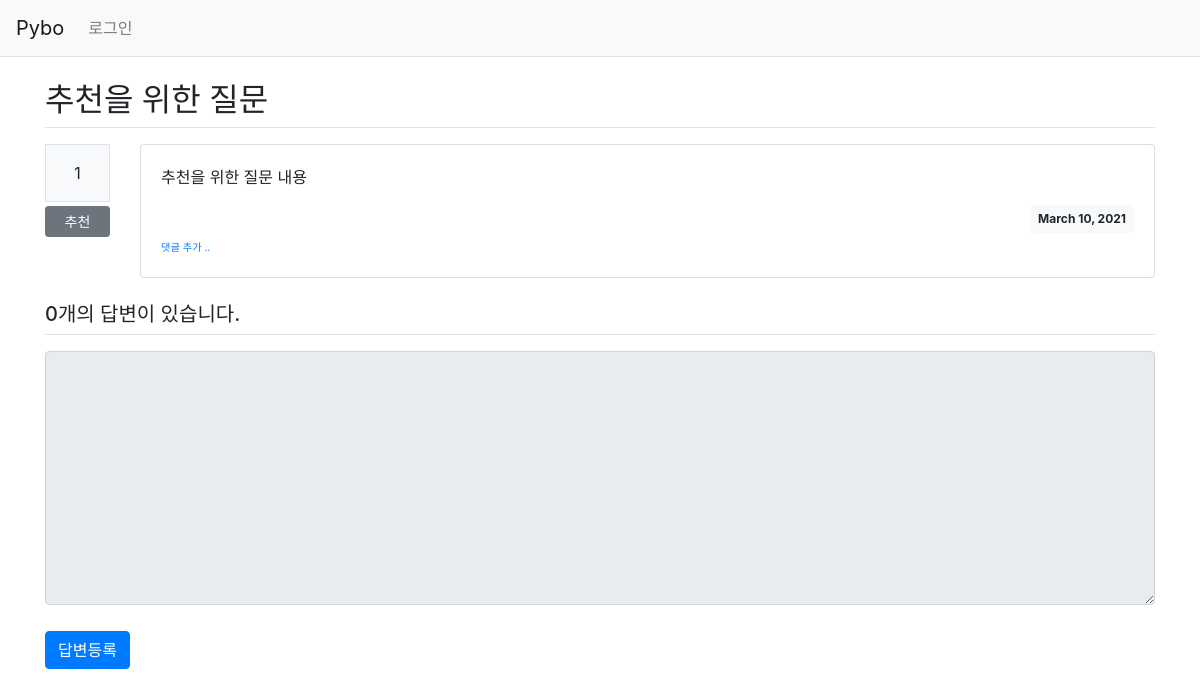
The page /pybo/308/ on the database as committed earlier.
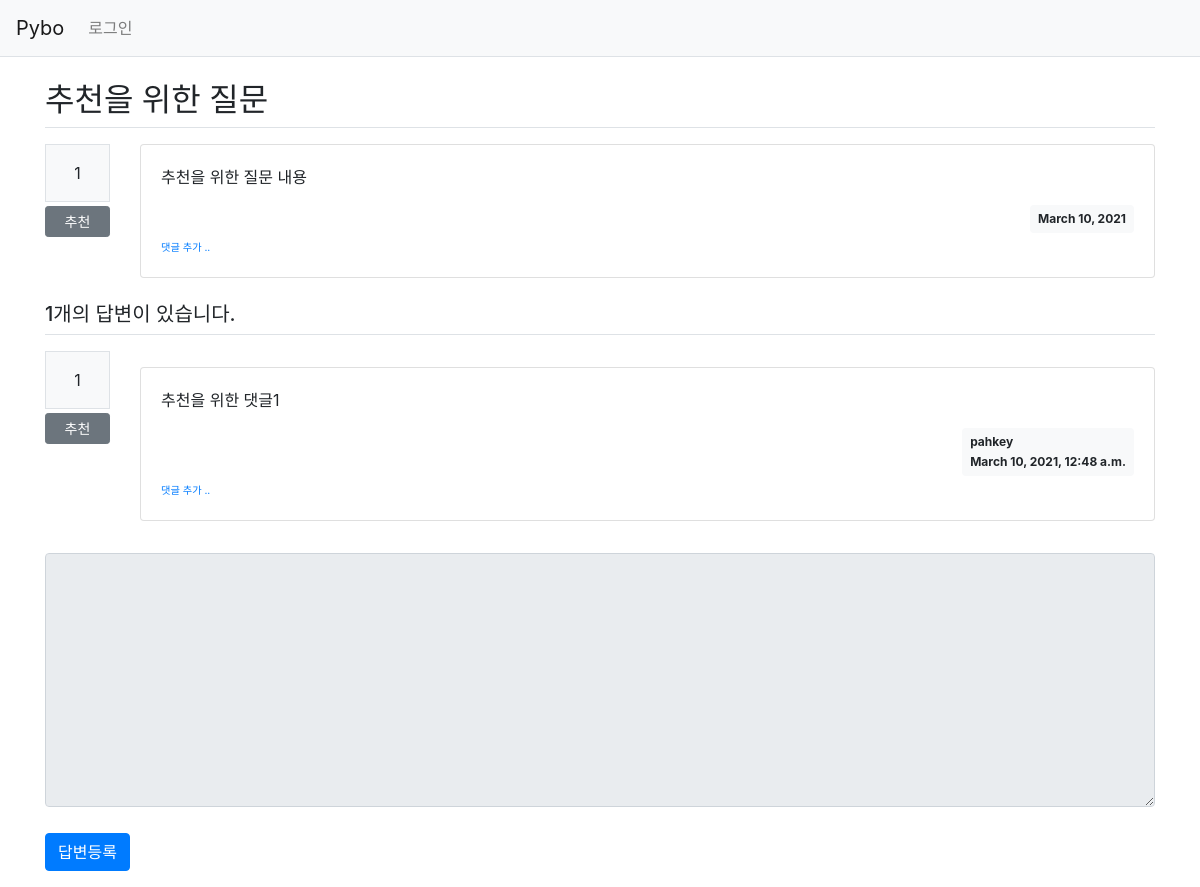
The same page on the database as committed later.
### pybo/models.py (models this page shows, shortened)
class Question(models.Model):
  author = models.ForeignKey(User, on_delete=models.CASCADE, related_name='author_question')
  subject = models.CharField(max_length=200)
  content = models.TextField()
  create_date = models.DateField()
  modify_date = models.DateTimeField(null=True, blank=True)
  voter = models.ManyToManyField(User, related_name='voter_question')

class Answer(models.Model):
  author = models.ForeignKey(User, on_delete=models.CASCADE, related_name='author_answer')
  question = models.ForeignKey(Question, on_delete=models.CASCADE)
  content = models.TextField()
  create_date = models.DateTimeField()
  modify_date = models.DateTimeField(null=True, blank=True)
  voter = models.ManyToManyField(User, related_name='voter_answer')

### pybo/views/base_views.py (the view)
# urls.py: path('<int:question_id>/', base_views.detail, name='detail'),
def detail(request, question_id):
  question = get_object_or_404(Question, pk=question_id)
  context = { 'question': question }
  return render(request, 'pybo/question_detail.html', context)

### pybo/templatetags/pybo_filter.py (called while the page is built)
@register.filter()
def mark(value):
    extensions = ["nl2br", "fenced_code"]
    return mark_safe(markdown.markdown(value, extensions=extensions))

### templates/pybo/question_detail.html (shortened to what this page needs)
{% extends 'base.html' %}
{% load pybo_filter %}
{% block content %}
<div class="container my-3">
    <h2 class="border-bottom py-2">{{ question.subject }}</h2>
    <div class="row my-3">
        <div class="col-1">
            <div class="bg-light text-center p-3 border font-weight-bolder mb-1">{{question.voter.count}}</div>
            <a href="{% url 'pybo:vote_question' question.id %}"
               class="recommend btn btn-sm btn-secondary btn-block my-1">추천</a>
        </div>
        <div class="col-11">
            <div class="card">
                <div class="card-body">
                    <div class="card-text" style="white-space: pre-line;">{{ question.content|mark }}</div>
                    <div class="d-flex justify-content-end">
                        <div class="badge badge-light p-2">
                            {{ question.create_date }}
                        </div>
                    </div>
                    <div>
                        <a href="{% url 'pybo:comment_create_question' question.id  %}"
                        class="small"><small>댓글 추가 ..</small></a>
                    </div>
                </div>
            </div>
        </div>
    </div>
    <h5 class="border-bottom my-3 py-2">{{question.answer_set.count}}개의 답변이 있습니다.</h5>
    {% for answer in question.answer_set.all %}
    <div class="row my-3">
        <div class="col-1">
            <div class="bg-light text-center p-3 border font-weight-bolder mb-1">{{answer.voter.count}}</div>
            <a href="{% url 'pybo:vote_answer' answer.id  %}"
                class="recommend btn btn-sm btn-secondary btn-block my-1">추천</a>
        </div>
        <div class="col-11">
            <div class="card my-3">
                <div class="card-body">
                    <div class="card-text" style="white-space: pre-line;">{{ answer.content|mark }}</div>
                    <div class="d-flex justify-content-end">
                        <div class="badge badge-light p-2 text-left">
                            <div class="mb-2">{{ answer.author.username }}</div>
                            <div>
                                {{ answer.create_date }}
                            </div>
                        </div>
                    </div>
                    <div>
                        <a href="{% url 'pybo:comment_create_answer' answer.id  %}"
                        class="small"><small>댓글 추가 ..</small></a>
                    </div>
                </div>
            </div>
        </div>
    </div>
    {% endfor %}
    <form action="{% url 'pybo:answer_create' question.id %}" method="post" class="my-3">
        <div class="form-group">
            <textarea {% if not user.is_authenticated %}disabled{% endif %} name="content" id="content" class="form-control" rows="10"></textarea>
        </div>
        <input type="submit" value="답변등록" class="btn btn-primary">
    </form>
</div>
{% endblock %}

Rows that differ between the two databases and show on the page:
computed for Question "추천을 위한 질문": answer_set.count "0" → "1"
added Answer: voter.count "1", content|mark "추천을 위한 댓글1", author.username "pahkey", create_date "March 10, 2021, 12:48 a.m."
